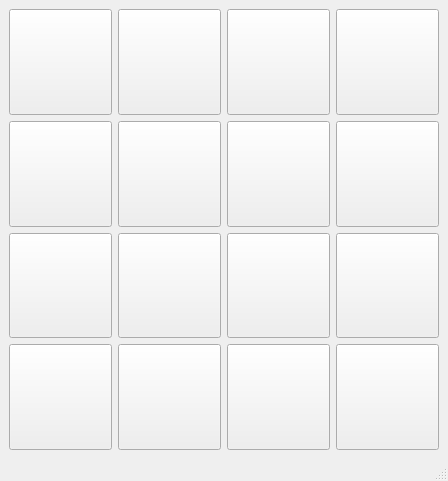
<?xml version="1.0" encoding="UTF-8"?>
<ui version="4.0">
 <class>MainWindow</class>
 <widget class="QMainWindow" name="MainWindow">
  <property name="geometry">
   <rect>
    <x>0</x>
    <y>0</y>
    <width>448</width>
    <height>481</height>
   </rect>
  </property>
  <property name="windowTitle">
   <string>Puzzle-15</string>
  </property>
  <widget class="QWidget" name="centralwidget">
   <layout class="QGridLayout" name="gridLayout">
    <item row="0" column="2">
     <widget class="QPushButton" name="k3">
      <property name="sizePolicy">
       <sizepolicy hsizetype="Expanding" vsizetype="Expanding">
        <horstretch>0</horstretch>
        <verstretch>0</verstretch>
       </sizepolicy>
      </property>
      <property name="font">
       <font>
        <pointsize>23</pointsize>
       </font>
      </property>
      <property name="text">
       <string/>
      </property>
     </widget>
    </item>
    <item row="3" column="2">
     <widget class="QPushButton" name="k11">
      <property name="sizePolicy">
       <sizepolicy hsizetype="Expanding" vsizetype="Expanding">
        <horstretch>0</horstretch>
        <verstretch>0</verstretch>
       </sizepolicy>
      </property>
      <property name="font">
       <font>
        <pointsize>23</pointsize>
       </font>
      </property>
      <property name="text">
       <string/>
      </property>
     </widget>
    </item>
    <item row="3" column="3">
     <widget class="QPushButton" name="k12">
      <property name="sizePolicy">
       <sizepolicy hsizetype="Expanding" vsizetype="Expanding">
        <horstretch>0</horstretch>
        <verstretch>0</verstretch>
       </sizepolicy>
      </property>
      <property name="font">
       <font>
        <pointsize>23</pointsize>
       </font>
      </property>
      <property name="text">
       <string/>
      </property>
     </widget>
    </item>
    <item row="1" column="0">
     <widget class="QPushButton" name="k5">
      <property name="sizePolicy">
       <sizepolicy hsizetype="Expanding" vsizetype="Expanding">
        <horstretch>0</horstretch>
        <verstretch>0</verstretch>
       </sizepolicy>
      </property>
      <property name="font">
       <font>
        <pointsize>23</pointsize>
       </font>
      </property>
      <property name="text">
       <string/>
      </property>
     </widget>
    </item>
    <item row="0" column="0">
     <widget class="QPushButton" name="k1">
      <property name="sizePolicy">
       <sizepolicy hsizetype="Expanding" vsizetype="Expanding">
        <horstretch>0</horstretch>
        <verstretch>0</verstretch>
       </sizepolicy>
      </property>
      <property name="font">
       <font>
        <pointsize>23</pointsize>
       </font>
      </property>
      <property name="text">
       <string/>
      </property>
     </widget>
    </item>
    <item row="0" column="3">
     <widget class="QPushButton" name="k4">
      <property name="sizePolicy">
       <sizepolicy hsizetype="Expanding" vsizetype="Expanding">
        <horstretch>0</horstretch>
        <verstretch>0</verstretch>
       </sizepolicy>
      </property>
      <property name="font">
       <font>
        <pointsize>23</pointsize>
       </font>
      </property>
      <property name="text">
       <string/>
      </property>
     </widget>
    </item>
    <item row="3" column="1">
     <widget class="QPushButton" name="k10">
      <property name="sizePolicy">
       <sizepolicy hsizetype="Expanding" vsizetype="Expanding">
        <horstretch>0</horstretch>
        <verstretch>0</verstretch>
       </sizepolicy>
      </property>
      <property name="font">
       <font>
        <pointsize>23</pointsize>
       </font>
      </property>
      <property name="text">
       <string/>
      </property>
     </widget>
    </item>
    <item row="0" column="1">
     <widget class="QPushButton" name="k2">
      <property name="sizePolicy">
       <sizepolicy hsizetype="Expanding" vsizetype="Expanding">
        <horstretch>0</horstretch>
        <verstretch>0</verstretch>
       </sizepolicy>
      </property>
      <property name="font">
       <font>
        <pointsize>23</pointsize>
       </font>
      </property>
      <property name="text">
       <string/>
      </property>
     </widget>
    </item>
    <item row="1" column="2">
     <widget class="QPushButton" name="k7">
      <property name="sizePolicy">
       <sizepolicy hsizetype="Expanding" vsizetype="Expanding">
        <horstretch>0</horstretch>
        <verstretch>0</verstretch>
       </sizepolicy>
      </property>
      <property name="font">
       <font>
        <pointsize>23</pointsize>
       </font>
      </property>
      <property name="text">
       <string/>
      </property>
     </widget>
    </item>
    <item row="1" column="1">
     <widget class="QPushButton" name="k6">
      <property name="sizePolicy">
       <sizepolicy hsizetype="Expanding" vsizetype="Expanding">
        <horstretch>0</horstretch>
        <verstretch>0</verstretch>
       </sizepolicy>
      </property>
      <property name="font">
       <font>
        <pointsize>23</pointsize>
       </font>
      </property>
      <property name="text">
       <string/>
      </property>
     </widget>
    </item>
    <item row="1" column="3">
     <widget class="QPushButton" name="k8">
      <property name="sizePolicy">
       <sizepolicy hsizetype="Expanding" vsizetype="Expanding">
        <horstretch>0</horstretch>
        <verstretch>0</verstretch>
       </sizepolicy>
      </property>
      <property name="font">
       <font>
        <pointsize>23</pointsize>
       </font>
      </property>
      <property name="text">
       <string/>
      </property>
     </widget>
    </item>
    <item row="3" column="0">
     <widget class="QPushButton" name="k9">
      <property name="sizePolicy">
       <sizepolicy hsizetype="Expanding" vsizetype="Expanding">
        <horstretch>0</horstretch>
        <verstretch>0</verstretch>
       </sizepolicy>
      </property>
      <property name="font">
       <font>
        <pointsize>23</pointsize>
       </font>
      </property>
      <property name="text">
       <string/>
      </property>
     </widget>
    </item>
    <item row="4" column="0">
     <widget class="QPushButton" name="k13">
      <property name="sizePolicy">
       <sizepolicy hsizetype="Expanding" vsizetype="Expanding">
        <horstretch>0</horstretch>
        <verstretch>0</verstretch>
       </sizepolicy>
      </property>
      <property name="font">
       <font>
        <pointsize>23</pointsize>
       </font>
      </property>
      <property name="text">
       <string/>
      </property>
     </widget>
    </item>
    <item row="4" column="1">
     <widget class="QPushButton" name="k14">
      <property name="sizePolicy">
       <sizepolicy hsizetype="Expanding" vsizetype="Expanding">
        <horstretch>0</horstretch>
        <verstretch>0</verstretch>
       </sizepolicy>
      </property>
      <property name="font">
       <font>
        <pointsize>23</pointsize>
       </font>
      </property>
      <property name="text">
       <string/>
      </property>
     </widget>
    </item>
    <item row="4" column="2">
     <widget class="QPushButton" name="k15">
      <property name="sizePolicy">
       <sizepolicy hsizetype="Expanding" vsizetype="Expanding">
        <horstretch>0</horstretch>
        <verstretch>0</verstretch>
       </sizepolicy>
      </property>
      <property name="font">
       <font>
        <pointsize>23</pointsize>
       </font>
      </property>
      <property name="text">
       <string/>
      </property>
     </widget>
    </item>
    <item row="4" column="3">
     <widget class="QPushButton" name="k16">
      <property name="sizePolicy">
       <sizepolicy hsizetype="Expanding" vsizetype="Expanding">
        <horstretch>0</horstretch>
        <verstretch>0</verstretch>
       </sizepolicy>
      </property>
      <property name="font">
       <font>
        <pointsize>23</pointsize>
       </font>
      </property>
      <property name="text">
       <string/>
      </property>
     </widget>
    </item>
   </layout>
  </widget>
  <widget class="QMenuBar" name="menubar">
   <property name="geometry">
    <rect>
     <x>0</x>
     <y>0</y>
     <width>448</width>
     <height>26</height>
    </rect>
   </property>
  </widget>
  <widget class="QStatusBar" name="statusbar"/>
 </widget>
 <resources/>
 <connections/>
</ui>
